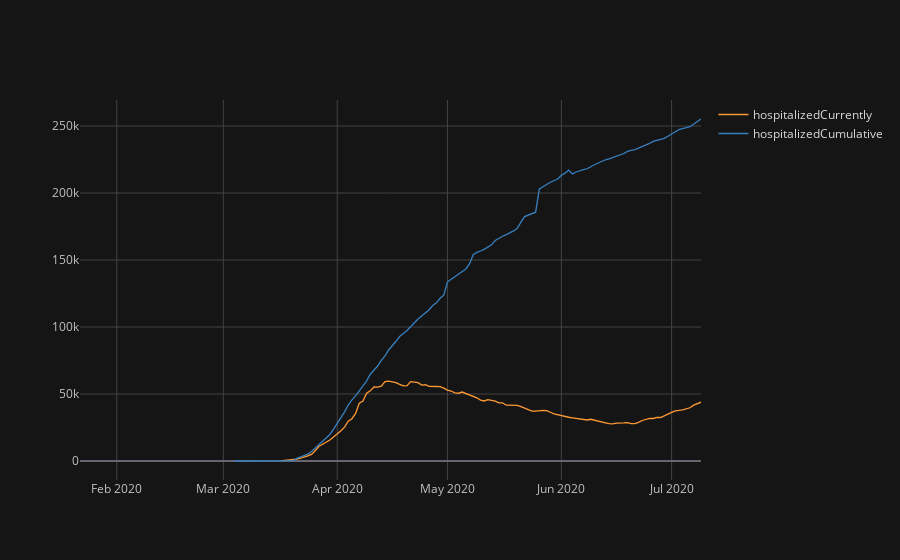

Write notebook code for a chart like this one.
### Code cell
iplot_cols(df_us,'hospital')

### Figure 1 — Plotly figure (JSON) as saved in the notebook; plotly's stock layout.template omitted (floating-point values rounded to 4 significant figures; data arrays with more than 128 entries replaced by an {"elided": "..."} marker saying what was removed)
{"data": [{"line": {"color": "rgba(255, 153, 51, 1.0)", "dash": "solid", "shape": "linear", "width": 1.3}, "mode": "lines", "name": "hospitalizedCurrently", "text": "", "type": "scatter", "x": {"elided": "170 str values"}, "y": {"elided": "170 mixed values"}}, {"line": {"color": "rgba(55, 128, 191, 1.0)", "dash": "solid", "shape": "linear", "width": 1.3}, "mode": "lines", "name": "hospitalizedCumulative", "text": "", "type": "scatter", "x": {"elided": "170 str values"}, "y": {"elided": "170 mixed values"}}], "layout": {"legend": {"bgcolor": "#151516", "font": {"color": "#D9D9D9"}}, "paper_bgcolor": "#151516", "plot_bgcolor": "#151516", "title": {"font": {"color": "#D9D9D9"}}, "xaxis": {"gridcolor": "#434343", "showgrid": true, "tickfont": {"color": "#C2C2C2"}, "title": {"font": {"color": "#D9D9D9"}, "text": ""}, "zerolinecolor": "#666570"}, "yaxis": {"gridcolor": "#434343", "showgrid": true, "tickfont": {"color": "#C2C2C2"}, "title": {"font": {"color": "#D9D9D9"}, "text": ""}, "zerolinecolor": "#666570"}}}
